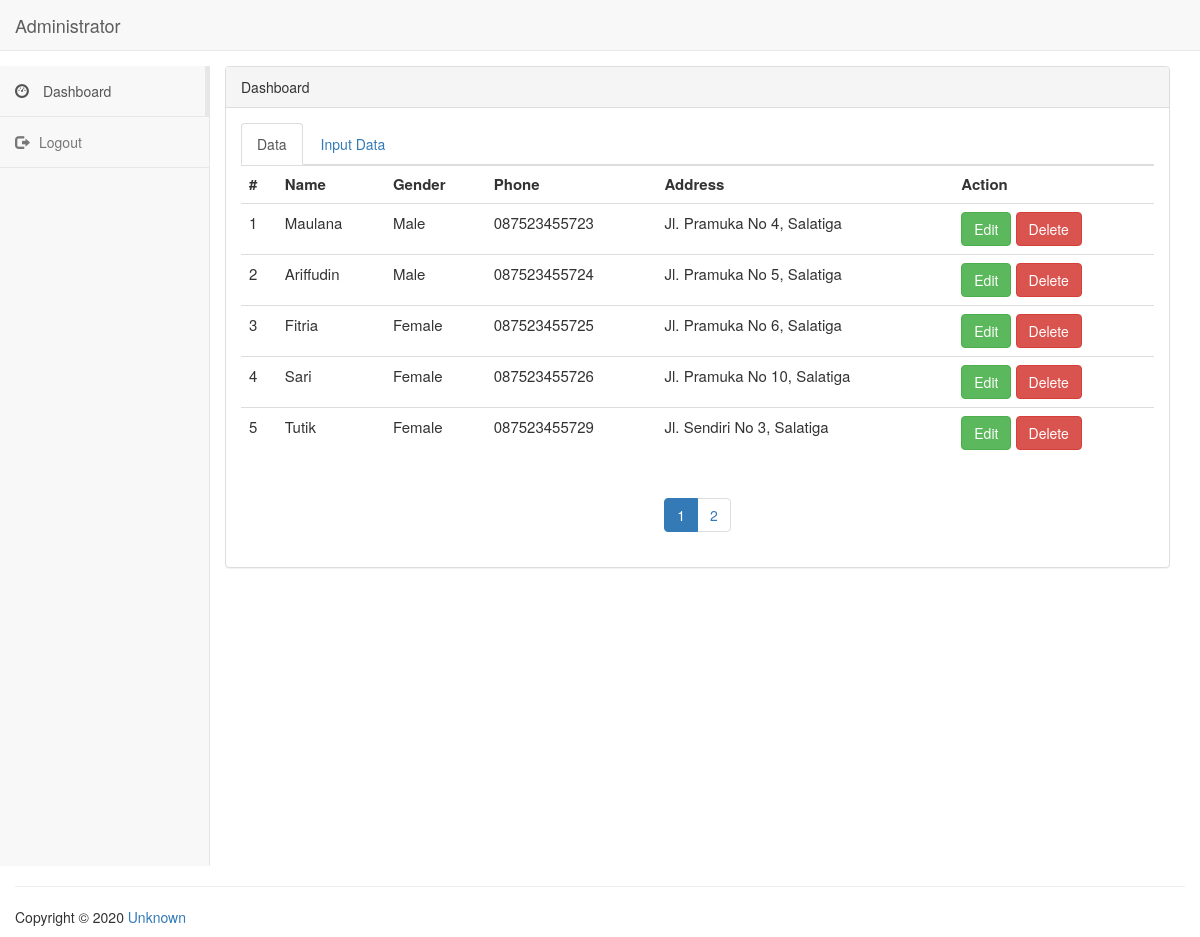
The page / on the database its author committed.
### tables this page shows
CREATE TABLE `customer` (
  `id_cust` int(2) NOT NULL,
  `name` varchar(50) NOT NULL,
  `gender` varchar(6) NOT NULL,
  `phone` varchar(12) NOT NULL,
  `address` varchar(100) NOT NULL
);

### data.php (the view, shortened to what this page needs)
<div class="panel panel-default">
<div class="panel-heading">
Dashboard
</div>
<div class="panel-body">
<ul class="nav nav-tabs">
<li class="active"><a data-toggle="tab" href="#home">Data</a></li>
<li><a data-toggle="tab" href="#menu1">Input Data</a></li>
</ul>
<div class="tab-content">
<div id="home" class="tab-pane fade in active">
  <table class="table table-hover table-nowarp">
    <tr>
      <th>#</th>
      <th>Name</th>
      <th>Gender</th>
      <th>Phone</th>
      <th>Address</th>
      <th>Action</th>
    </tr>
    <?php
      $batas   = 5;
      $halaman = @$_GET['halaman'];
      if(empty($halaman)){
      $posisi  = 0;
      $halaman = 1;
      }
      else {
      $posisi  = ($halaman-1) * $batas;
      }
      $koneksi = mysqli_connect('localhost','root','','db_crud');
      $no = $posisi+1;
      $query = mysqli_query($koneksi,"SELECT * FROM customer LIMIT $posisi,$batas");
      while ($data = mysqli_fetch_array($query)) {
     ?>
    <tr>
      <td><?php echo $no++ ?></td>
      <td><?php echo $data['name'] ?></td>
      <td><?php echo $data['gender'] ?></td>
      <td><?php echo $data['phone'] ?></td>
      <td><?php echo $data['address'] ?></td>
      <td>
        <a class="btn btn-success" href="index.php?page=edit&id=<?php echo $data['id_cust'] ?>">Edit</a>
        <a class="btn btn-danger" href="index.php?page=delete&id=<?php echo $data['id_cust'] ?>">Delete</a>
      </td>
    </tr>
    <?php
      }
    $query2     = mysqli_query($koneksi, "select * from customer");
    $jmldata    = mysqli_num_rows($query2);
    $jmlhalaman = ceil($jmldata/$batas);
     ?>
  </table>
  <center>
    <ul class="pagination justify-content-center">
    <?php
    for($i=1;$i<=$jmlhalaman;$i++)
    if ($i != $halaman){
     echo "
     <li class='page-item'><a class='page-link' href=\"index.php?halaman=$i\">$i</a></li>";
    }
    else{
     echo "
     <li class='page-item active'><a class='page-link' href=''>$i<span class='sr-only'>(current)</span></a></li>";
    }
     ?>
    </ul>
  </center>
</div>
</div>
</div>
</div>

### index.php (shortened to what this page needs)
<?php
$page=isset($_GET['page']) ? ($_GET['page']) : "";
 ?>
<link href="https://maxcdn.bootstrapcdn.com/bootstrap/3.3.0/css/bootstrap.min.css" rel="stylesheet" id="bootstrap-css">
<link rel="stylesheet" href="style.css">
<nav class="navbar navbar-default navbar-static-top">
    <div class="container-fluid">
		<div class="navbar-header">
			<a class="navbar-brand" href="#">
				Administrator
			</a>
		</div>
		<div class="collapse navbar-collapse" id="bs-example-navbar-collapse-1">
			</div>
		</div>
	</nav>
  	<div class="container-fluid main-container">
  		<div class="col-md-2 sidebar">
  			<div class="row">
	<div class="side-menu">
		<nav class="navbar navbar-default" role="navigation">
			<div class="side-menu-container">
				<ul class="nav navbar-nav">
					<li class="active"><a href="index.php"><span class="glyphicon glyphicon-dashboard"></span> Dashboard</a></li>
					<li><a href="index.php?page=logout"><span class="glyphicon glyphicon-log-out"></span>Logout &nbsp;</a></li>
				</ul>
			</div>
		</nav>
	</div>
</div>  		</div>
  		<div class="col-md-10 content">
        <?php
              if($page=='edit') {
                include 'edit.php';
              }
              else {
                include 'data.php';
              }
             ?>
      </div>
  		<footer class="pull-left footer">
  			<p class="col-md-12">
  				<hr class="divider">
  				Copyright &COPY; 2020 <a href="#">Unknown</a>
  			</p>
  		</footer>
  	</div>

### style.css (style rules this page uses)
table { font-size: 15; }
.sidebar { padding-left: 0; }
.main-container { background: #FFF; padding-top: 15px; margin-top: -20px; }
.footer { width: 100%; }
.side-menu { position: relative; width: 100%; height: 100%; background-color: #f8f8f8; border-right: 1px solid #e7e7e7; }
.side-menu .navbar { border: none; }
.side-menu .navbar-nav .active a { background-color: transparent; margin-right: -1px; border-right: 5px solid #e7e7e7; }
.side-menu .navbar-nav li { display: block; width: 100%; border-bottom: 1px solid #e7e7e7; }
.side-menu .navbar-nav li a { padding: 15px; }
.side-menu .navbar-nav li a .glyphicon { padding-right: 10px; }

### rows shown on the page
customer: name "Maulana", gender "Male", phone "087523455723", address "Jl. Pramuka No 4, Salatiga"
customer: name "Ariffudin", gender "Male", phone "087523455724", address "Jl. Pramuka No 5, Salatiga"
customer: name "Fitria", gender "Female", phone "087523455725", address "Jl. Pramuka No 6, Salatiga"
customer: name "Sari", gender "Female", phone "087523455726", address "Jl. Pramuka No 10, Salatiga"
customer: name "Tutik", gender "Female", phone "087523455729", address "Jl. Sendiri No 3, Salatiga"
